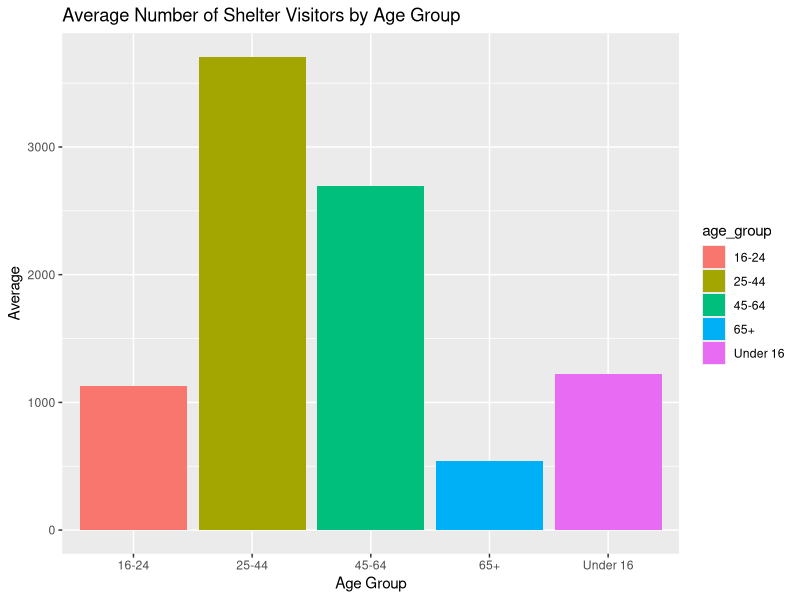
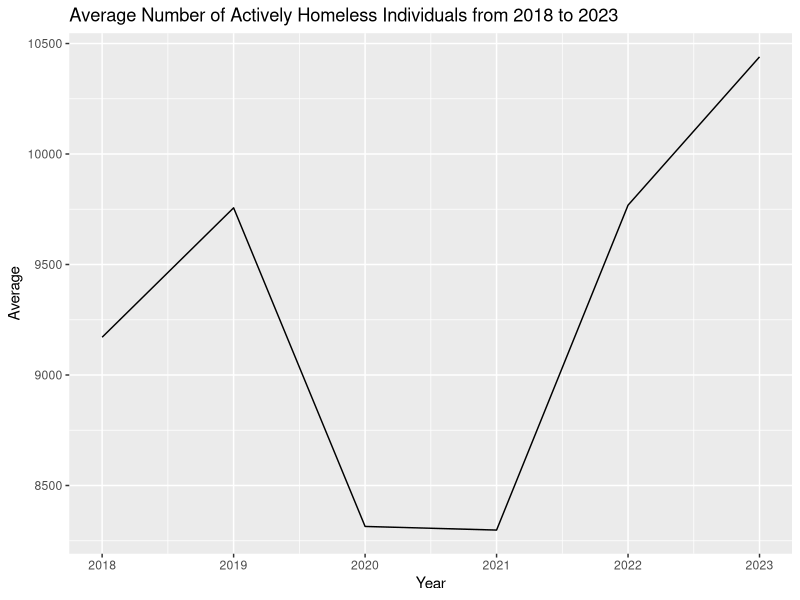
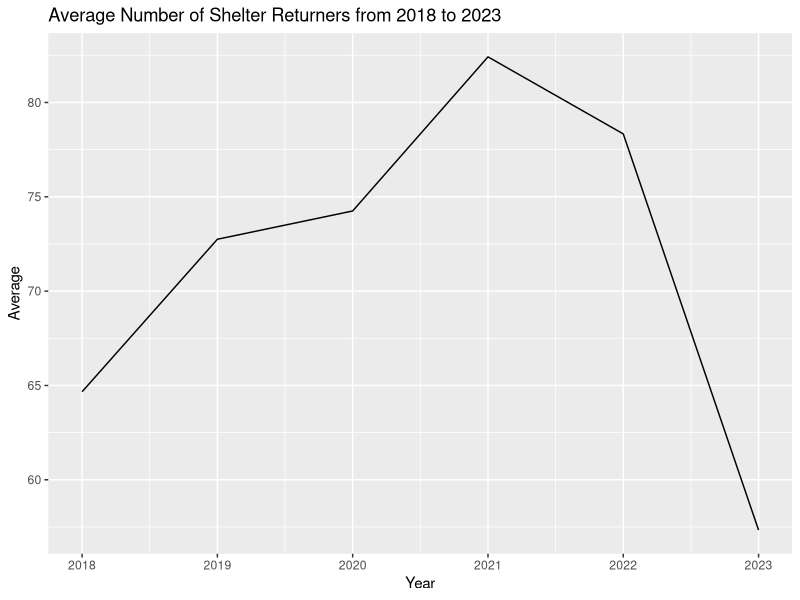
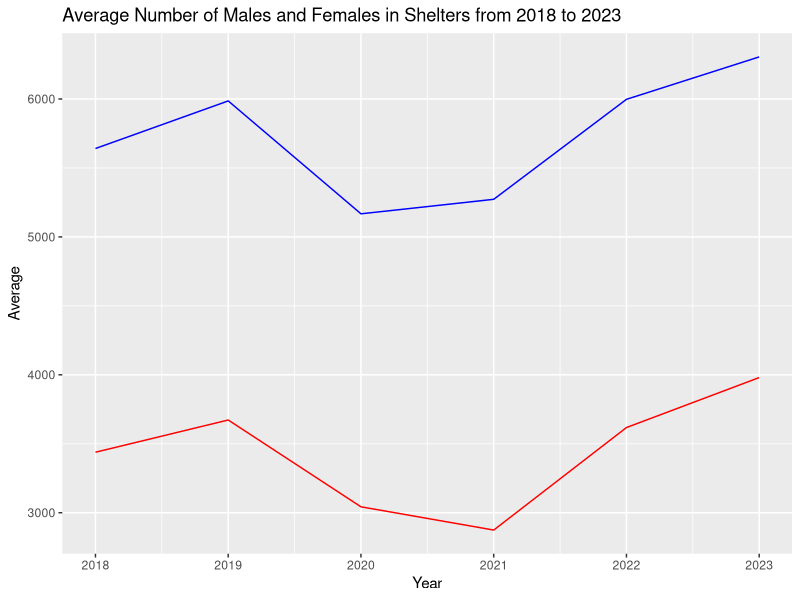

These charts were generated, in order, by the following R code:
## ---- chunk 1
#| include: false
#| warning: false
#| message: false

library(tidyverse)
library(palmerpenguins)
## ---- chunk 2
#| echo: false
#| warning: false
#| message: false

#### Workspace set-up ####
library("tidyverse")
#library("dplyr")
library("here")
library("knitr")

# Read in the cleaned data
cleaned_toronto_shelters_data <-
  read_csv(
    file = here("outputs/data/cleaned_toronto_shelters_data.csv"),
    show_col_types = FALSE
  )

## ---- chunk 3
#| label: tbl-sampledata
#| tbl-cap: "Sample set of Toronto shelter system data from 2018 to 2023"
#| echo: false

cleaned_toronto_shelters_data |>
  slice(1:14) |>
  kable(col.names = c("Date", "Population Group", "Returned from Housing", "New to Shelter", "Actively Homeless", "Age Under 16", "Age 16-24","Age 25-44", "Age 45-64", "Age 65+", "Males", "Females"))
## ---- chunk 4
#| label: fig-agegroupavg
#| fig-cap: "The average of all shelter visitors in each age group over 6 years from 2018 to 2023"
#| echo: false
#| warning: false
#| message: false

age_group_data <-  cleaned_toronto_shelters_data|>
    filter(population_group == "All Population") |>
  summarise(
    # Divide by (6*12) since it is 6 years (2018-2023) with 12 months each
    "Under 16" = sum(age_under16, na.rm = TRUE)/(6*12), 
    "16-24" = sum(age_16_24, na.rm = TRUE)/(6*12),  
    "25-44" = sum(age_25_44, na.rm = TRUE)/(6*12),   
    "45-64" = sum(age_45_64, na.rm = TRUE)/(6*12), 
    "65+" = sum(age_65over, na.rm = TRUE)/(6*12)
  ) |>
  pivot_longer(cols = everything(), names_to = "age_group", values_to = "average")

# Create the bar graph
ggplot(age_group_data, aes(x = age_group, y = average, fill = age_group)) +
  geom_bar(stat = "identity") +
  labs(title = "Average Number of Shelter Visitors by Age Group",
       x = "Age Group",
       y = "Average")
## ---- chunk 5
#| label: fig-activelyhomeless
#| fig-cap: "The average number of actively homeless people from 2018 to 2023"
#| echo: false
#| warning: false
#| message: false

avgs_actively_homeless <- rep(NA, times=6) # 6 years (2018 to 2023)
year = 18
for (i in 1:6){
  each_year_actively_homeless <- cleaned_toronto_shelters_data |>
    filter(population_group == "All Population", substring(date, 5, 6) == as.character(year)) |>
    select(actively_homeless)

  avgs_actively_homeless[i] <- sum(each_year_actively_homeless)/12 # 12 months in a year
  
  year = year + 1
}

avgs_actively_homeless_data <-
  tibble(
    date = 2018:2023,
    avg = avgs_actively_homeless
  )

ggplot(avgs_actively_homeless_data, aes(x = date, y = avg, fill = date)) +
  geom_line(stat = "identity") +
  labs(title = "Average Number of Actively Homeless Individuals from 2018 to 2023",
       x = "Year",
       y = "Average")
## ---- chunk 6
#| label: fig-returnedfromhousingavg
#| fig-cap: "The average of number of visitors who returned to shelters from 2018 to 2023"
#| echo: false
#| warning: false
#| message: false

avgs_returned <- rep(NA, times=6) # 6 years (2018 to 2023)
year = 18
for (i in 1:6){
  each_returned_from_housing <- cleaned_toronto_shelters_data |>
    filter(population_group == "All Population", substring(date, 5, 6) == as.character(year)) |>
    select(returned_from_housing)

  avgs_returned[i] <- sum(each_returned_from_housing)/12 # 12 months in a year
  
  year = year + 1
}

avgs_returned_data <-
  tibble(
    date = 2018:2023,
    avg = avgs_returned
  )

ggplot(avgs_returned_data, aes(x = date, y = avg, fill = date)) +
  geom_line(stat = "identity") +
  labs(title = "Average Number of Shelter Returners from 2018 to 2023",
       x = "Year",
       y = "Average")
## ---- chunk 7
#| label: fig-malefemale
#| fig-cap: "The average of all shelter visitors in each age group over 6 years from 2018 to 2023"
#| echo: false
#| warning: false
#| message: false

avgs_male <- rep(NA, times=6) # 6 years (2018 to 2023)
avgs_female <- rep(NA, times=6)
year = 18
for (i in 1:6){
  each_year_male <- cleaned_toronto_shelters_data |>
    filter(population_group == "All Population", substring(date, 5, 6) == as.character(year)) |>
    select(gender_male)
  
  each_year_female <- cleaned_toronto_shelters_data |>
    filter(population_group == "All Population", substring(date, 5, 6) == as.character(year)) |>
    select(gender_female)

  avgs_male[i] <- sum(each_year_male)/12 # 12 months in a year
  avgs_female[i] <- sum(each_year_female)/12
  
  year = year + 1
}

avgs_gender_data <-
  tibble(
    date = 2018:2023,
    avg_males = avgs_male,
    avg_females = avgs_female
  )

ggplot(avgs_gender_data, aes(x=date)) +
  geom_line(aes(y = avg_males), color="blue") +
  geom_line(aes(y = avg_females), color="red")+
  labs(title = "Average Number of Males and Females in Shelters from 2018 to 2023",
       x = "Year",
       y = "Average")
## ---- chunk 8

## ---- chunk 9

## ---- chunk 10

## ---- chunk 11

